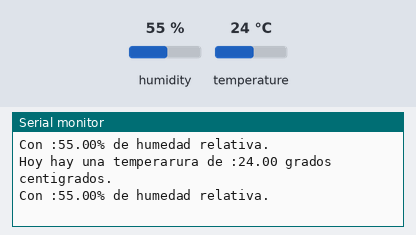
Recording of a sketch running on a simulated Arduino Uno, built with avr-gcc and run on an emulated ATmega328P. Parts: the last lines printed to the serial monitor. The test bench sets the inputs (shaded band); at power-on: humidity 55 %, temperature 24 °C.

Above: at 1.8 s.
1.9 s: humidity set to 22 %
At 3.0 s:
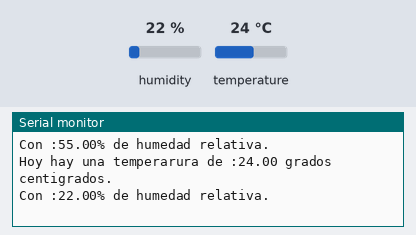
3.4 s: temperature set to 12 °C
At 4.7 s:
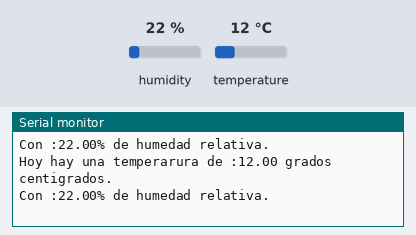
4.9 s: humidity set to 40 %
At 6.1 s:
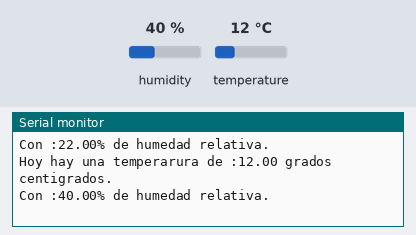
Timing chart, 0 to 7.9 s (numbered marks = the images above; inputs shaded):
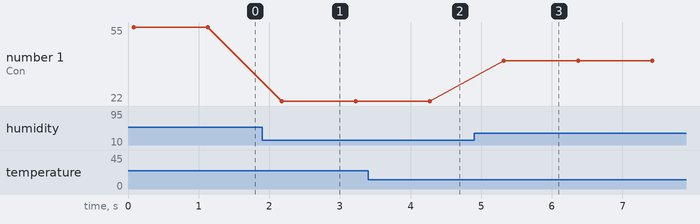

The sketch:

dht11_01.ino
```cpp
/*                                     +  -                                        +  -
                                       *  *    *  *  *  *  *      *  *  *  *  *    *  *
                                       *  *    *  *  *  *  *      *  *  +-----+    *  *
                                       *  * +----[PWR]------------------| USB |--+ *  *
                                       *  * |                           +-----+  | *  *
                                       *  * |         GND/RST2 [ ][ ]            | *  *
                                       *  * |       MOSI2/SCK2 [ ][ ]  A5/SCL[ ] | *  *
                                       *  * |          5V/MISO2[ ][ ]  A4/SDA[ ] | *  *
                                       *  * |                            AREF[ ] | *  *
                                       *  * |                             GND[ ] | *  *
                                       *  * | [ ]N/C                   SCK/13[ ] | *  *
                                       *  * | [ ]IOREF                MISO/12[ ] | *  *
                                       *  * | [ ]RST                  MOSI/11[ ]~| *  *
                                       *  * | [ ]3V3    +---+              10[ ]~| *  *
                                       0------[0]5v    -| A |-              9[ ]~| *  *
                                       *  * | [ ]GND   -| R |-              8[ ] | *  *
                                       *  0---[0]GND   -| D |-                   | *  *
                                       *  * | [ ]Vin   -| U |-              7[ ] | *  *
                                       *  * |          -| I |-              6[ ]~| *  *
                                       *  * | [ ]A0    -| N |-              5[ ]~| *  *
                                       *  * | [ ]A1    -| O |-              4[0]-----------------\
                                       *  * | [ ]A2     +---+          INT1/3[ ]~| *  *           |
                                       *  * | [ ]A3                    INT0/2[ ] | *  *           |
                                       *  * | [ ]A4/SDA  RST SCK MISO    TX>1[ ] | *  *           |
                                       *  * | [ ]A5/SCL  [ ] [ ] [ ]     RX<0[ ] | *  *           |
                                       *  * |            [ ] [ ] [ ]             | *  *           |
                                       *  * |  UNO_R3    GND MOSI 5V ____________/ *  *           |
                                       *  * \______________________/               *  *           |
                                       *  *    *  *  *  *  *      *  *  *  *  *    *  *           |
                                       *  *    *  *  *  *  *      *  *  *  *  *    *  *           |
                                       *  *    *  *  *  *  *      *  *  *  *  *    *  *           |
                                       *  *    *  *  *  *  *      *  *  *  *  *    *  *           |
                                       *  *    *  *  *  *  *      *  *  *  *  *    *  *           |
                                       *  *    *  *  *  *  *      *  *  *  *  *    *  *           |
 _______________      /-------GND--------\     *  *  *  *  *      *  *  *  *  *    *  *           |
 |   º º     º |-----/                 *  0    *  *  *  *  *      *  *  *  *  *    *  *           |
 | º º º º º º |-----No conectar               *  *  *  *  *      *  *  *  *  *    *  *           |
 | º º º º º º |-----\                 *  *    *  *  *  *  *  +---0----/-------------------------/    Pul up pin 4
 | º º º º º º |---\  \--------I/O--Data---------------------/        /
 |___º_º_____º_|    \----5v-VCC--------0  *    0  *  *  *  0--www-0  0  *  *  *    *  *
                                        \-----/              30 ohm a 5 KOhm
                                       *  0    *  *  *  *  *      *  *  *  *  *    *  *
                       pin GND-----------/     *  *  *  *  *      *  *  *  *  *    *  *
                                       *  0    *  *  *  *  *      *  *  *  *  *    *  0
                                          \------------------------------------------/ - GND
                                       0  *    *  *  *  *  *      *  *  *  *  *    *  *
                       pin 5v- -------/   *    *  *  *  *  *      *  *  *  *  *    *  *
                                       0  *    *  *  *  *  *      *  *  *  *  *    0  *
                                        \-----------------------------------------/   + 5v

*-*-*-*-***-*-*-*-*-*-*-*-*-*-*-*-*-*-*	DHT11    O  DHT22	*-*-*-*-***-*-*-*-*-*-*-*-*-*-*-*-*-*-*
 _______________
 |   º º     º |-----GND
 | º º º º º º |-----No conectar
 | º º º º º º |-----Data I/O
 | º º º º º º |-----3,5v a 5v VCC
 |___º_º_____º_|
______________________
| _______________    |
| |   º º     º |--	 |
| | º º º º º º |--	 |____	GND
| | º º º º º º |--	 |____	3,5v a 5v VCC
| | º º º º º º |--	 |____	Data I/O
| |___º_º_____º_|    |
|____________________|
*-*-*-*-***-*-*-*-*-*-*-*-*-*-*-*-*-*-*	DHT11    O  DHT22	*-*-*-*-***-*-*-*-*-*-*-*-*-*-*-*-*-*-*
    La resistencia pull-up de 5 kΩ es la recomendada para un cable de longitud de hasta 20 metros. Si conectas un cable mayor al DHT11, la resistencia pull-up deberá ser proporcional.
    Ojo si alimentas el DHT11 con 3,5 V. En este caso, el cable de alimentación no debe ser mayor de 20 cm debido a que las caídas de tensión pueden provocar mal funcionamiento.
    Se recomienda tomar medidas cada 5 segundos. Si se utiliza un periodo menor puede ocasionar que los datos no sean precisos.
 //http://beetlecraft.blogspot.com/2016/06/tutorial-dht11-sensor-de-temperatura-y.html


 Temperatura
             Rango       de 0ºC a 50ºC
             Precisión       a 25ºC ± 2ºC
             Resolución       1ºC (8-bit)
 Humedad
             Rango           de 20% RH a 90% RH
 Precisión
             Rango           de 0ºC y 50ºC ± 5% RH
             Resolución       1% RH

       0011 0101  +   0000 0000   +   0001 1000    +   0000 0000    =   0100 1101
    8-bit Humedad + 8-bit Humedad + 8-bit Temperat + 8-bit Temperat = 8-bit Paridad

    La resistencia pull-up de 5 kΩ es la recomendada para un cable de longitud de hasta 20 metros. Si conectas un cable mayor al DHT11, la resistencia pull-up deberá ser proporcional.
    Ojo si alimentas el DHT11 con 3,5 V. En este caso, el cable de alimentación no debe ser mayor de 20 cm debido a que las caídas de tensión pueden provocar mal funcionamiento.
    Se recomienda tomar medidas cada 5 segundos. Si se utiliza un periodo menor puede ocasionar que los datos no sean precisos.
*/

#include <DHT11.h>

int pin=4;
DHT11 dht11(pin);
int Error;
float temperatura, humedad;
void setup()
{
  Serial.begin(9600);
  while (!Serial) {}; // Espera por coneccion serial en Leonardo (only).
}
void loop()
{
  if((Error=dht11.read(humedad, temperatura))==0)
  {
    Serial.println("Hoy hay una temperarura de :" + String(temperatura) + " grados centigrados.") ;
    Serial.println("Con :"+ String(humedad) + "% de humedad relativa.") ;
  }
  else
  {
    Serial.println("Error No :"+ String(Error) + " (buscar en libreria DHT11.") ;
  }
  delay(DHT11_RETRY_DELAY); //delay for reread
}
```

Measured:
- after the input at 1.9 s, the serial monitor: prints a new line after 0.28 s (image 1)
- after the input at 3.4 s, the serial monitor: prints a new line after 0.82 s (image 2)
- after the input at 4.9 s, the serial monitor: prints a new line after 0.42 s (image 3)
- plotted number 1: 55 → 22 after the input at 1.9 s, 22 → 40 after the input at 4.9 s
